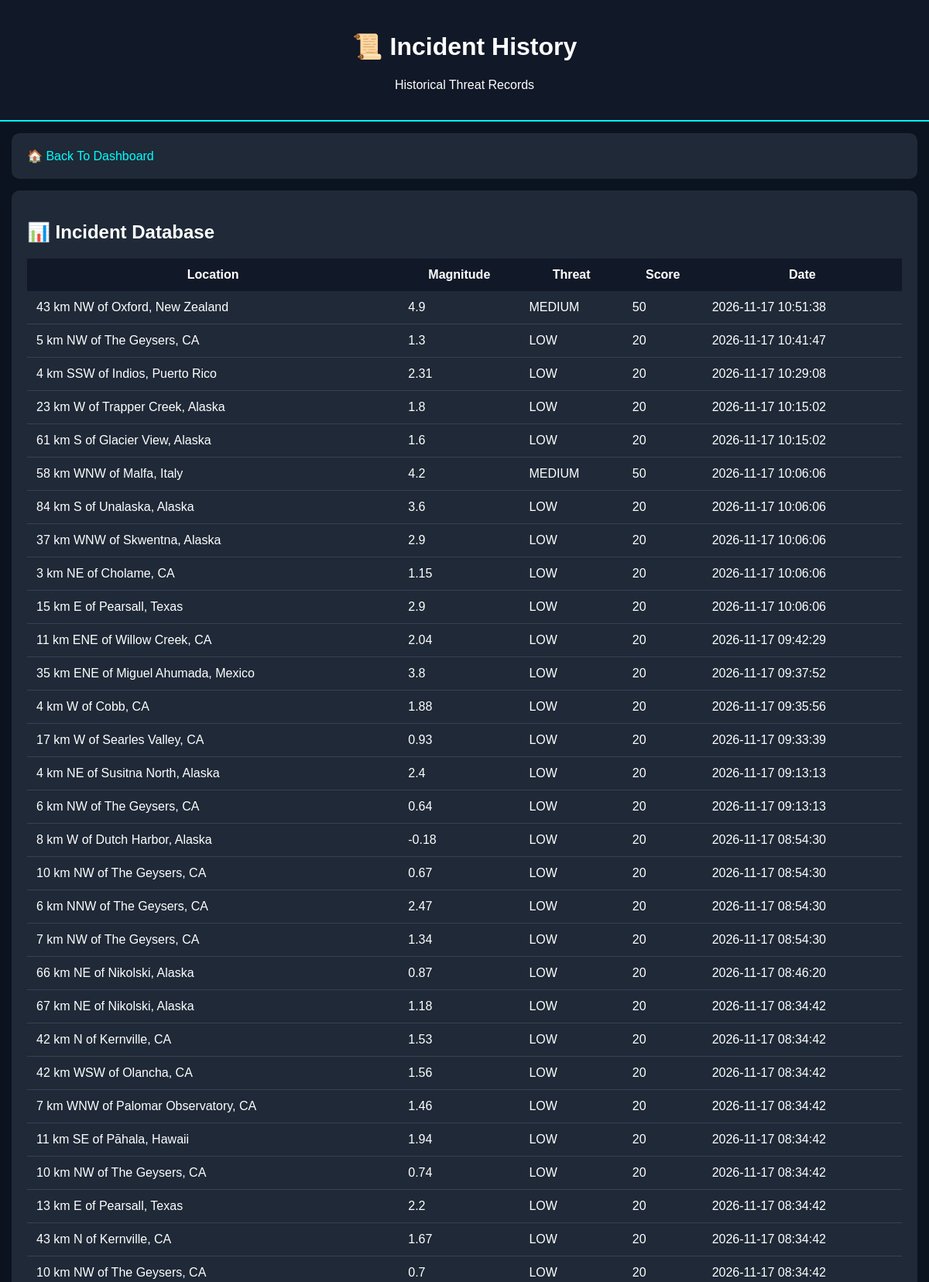
Page /history (signed in, upper part) on the committed database.
### tables this page shows
CREATE TABLE incidents (

        id INTEGER PRIMARY KEY AUTOINCREMENT,

        event_id TEXT UNIQUE,

        place TEXT,

        magnitude REAL,

        latitude REAL,

        longitude REAL,

        risk TEXT,

        threat_level TEXT,

        threat_score INTEGER,

        created_at TIMESTAMP DEFAULT CURRENT_TIMESTAMP

    , source TEXT DEFAULT 'USGS');

### app.py (the view)
@app.route("/history")
def history():
    if session.get("role") != "admin":
        return redirect("/")
    conn = sqlite3.connect("praharix.db")
    cur = conn.cursor()
    cur.execute("""
        SELECT place, magnitude, threat_level, threat_score, created_at
        FROM incidents
        ORDER BY id DESC
        LIMIT 100
    """)
    incidents = cur.fetchall()
    conn.close()
    return render_template("history.html", incidents=incidents)

### app.py (called while the page is built)
@app.after_request
def add_security_headers(response):
    response.headers["X-Frame-Options"] = "SAMEORIGIN"
    return response

@app.before_request
def ensure_session():
    if "role" not in session:
        session["role"] = "public"

### templates/history.html (shortened to what this page needs)
<!DOCTYPE html>
<html>
<head>
</head>
<body>
<div class="header">
<h1>
📜 Incident History
</h1>
<p>
Historical Threat Records
</p>
</div>
<div class="card">
<a href="/">
🏠 Back To Dashboard
</a>
</div>
<div class="card">
<h2>
📊 Incident Database
</h2>
<table>
<tr>
<th>Location</th>
<th>Magnitude</th>
<th>Threat</th>
<th>Score</th>
<th>Date</th>
</tr>
{% for row in incidents %}
<tr>
<td>{{row[0]}}</td>
<td>{{row[1]}}</td>
<td>{{row[2]}}</td>
<td>{{row[3]}}</td>
<td>{{row[4]}}</td>
</tr>
{% endfor %}
</table>
</div>
</body>
</html>

### templates/history.html (style rules this page uses)
body { background:#0b1220; color:white; font-family:Arial; margin:0; padding:0; }
.header { background:#111827; padding:20px; text-align:center; border-bottom:2px solid cyan; }
.card { background:#1f2937; padding:20px; margin:15px; border-radius:10px; }
table { width:100%; border-collapse:collapse; }
th { background:#111827; padding:12px; }
td { padding:12px; border-bottom:1px solid #374151; }
a { color:cyan; text-decoration:none; }

### rows in the picture
incidents: place "43 km NW of Oxford, New Zealand", magnitude "4.9", threat_level "MEDIUM", threat_score "50", created_at "2026-11-17 10:51:38"
incidents: place "5 km NW of The Geysers, CA", magnitude "1.3", threat_level "LOW", threat_score "20", created_at "2026-11-17 10:41:47"
incidents: place "4 km SSW of Indios, Puerto Rico", magnitude "2.31", threat_level "LOW", threat_score "20", created_at "2026-11-17 10:29:08"
incidents: place "23 km W of Trapper Creek, Alaska", magnitude "1.8", threat_level "LOW", threat_score "20", created_at "2026-11-17 10:15:02"
incidents: place "61 km S of Glacier View, Alaska", magnitude "1.6", threat_level "LOW", threat_score "20", created_at "2026-11-17 10:15:02"
incidents: place "58 km WNW of Malfa, Italy", magnitude "4.2", threat_level "MEDIUM", threat_score "50", created_at "2026-11-17 10:06:06"
incidents: place "84 km S of Unalaska, Alaska", magnitude "3.6", threat_level "LOW", threat_score "20", created_at "2026-11-17 10:06:06"
incidents: place "37 km WNW of Skwentna, Alaska", magnitude "2.9", threat_level "LOW", threat_score "20", created_at "2026-11-17 10:06:06"
incidents: place "3 km NE of Cholame, CA", magnitude "1.15", threat_level "LOW", threat_score "20", created_at "2026-11-17 10:06:06"
incidents: place "15 km E of Pearsall, Texas", magnitude "2.9", threat_level "LOW", threat_score "20", created_at "2026-11-17 10:06:06"
incidents: place "11 km ENE of Willow Creek, CA", magnitude "2.04", threat_level "LOW", threat_score "20", created_at "2026-11-17 09:42:29"
incidents: place "35 km ENE of Miguel Ahumada, Mexico", magnitude "3.8", threat_level "LOW", threat_score "20", created_at "2026-11-17 09:37:52"
incidents: place "4 km W of Cobb, CA", magnitude "1.88", threat_level "LOW", threat_score "20", created_at "2026-11-17 09:35:56"
incidents: place "17 km W of Searles Valley, CA", magnitude "0.93", threat_level "LOW", threat_score "20", created_at "2026-11-17 09:33:39"
incidents: place "4 km NE of Susitna North, Alaska", magnitude "2.4", threat_level "LOW", threat_score "20", created_at "2026-11-17 09:13:13"
incidents: place "6 km NW of The Geysers, CA", magnitude "0.64", threat_level "LOW", threat_score "20", created_at "2026-11-17 09:13:13"
incidents: place "8 km W of Dutch Harbor, Alaska", magnitude "-0.18", threat_level "LOW", threat_score "20", created_at "2026-11-17 08:54:30"
incidents: place "10 km NW of The Geysers, CA", magnitude "0.67", threat_level "LOW", threat_score "20", created_at "2026-11-17 08:54:30"
incidents: place "6 km NNW of The Geysers, CA", magnitude "2.47", threat_level "LOW", threat_score "20", created_at "2026-11-17 08:54:30"
incidents: place "7 km NW of The Geysers, CA", magnitude "1.34", threat_level "LOW", threat_score "20", created_at "2026-11-17 08:54:30"
incidents: place "66 km NE of Nikolski, Alaska", magnitude "0.87", threat_level "LOW", threat_score "20", created_at "2026-11-17 08:46:20"
incidents: place "67 km NE of Nikolski, Alaska", magnitude "1.18", threat_level "LOW", threat_score "20", created_at "2026-11-17 08:34:42"
incidents: place "42 km N of Kernville, CA", magnitude "1.53", threat_level "LOW", threat_score "20", created_at "2026-11-17 08:34:42"
incidents: place "42 km WSW of Olancha, CA", magnitude "1.56", threat_level "LOW", threat_score "20", created_at "2026-11-17 08:34:42"
incidents: place "7 km WNW of Palomar Observatory, CA", magnitude "1.46", threat_level "LOW", threat_score "20", created_at "2026-11-17 08:34:42"
incidents: place "11 km SE of Pāhala, Hawaii", magnitude "1.94", threat_level "LOW", threat_score "20", created_at "2026-11-17 08:34:42"
incidents: place "10 km NW of The Geysers, CA", magnitude "0.74", threat_level "LOW", threat_score "20", created_at "2026-11-17 08:34:42"
incidents: place "13 km E of Pearsall, Texas", magnitude "2.2", threat_level "LOW", threat_score "20", created_at "2026-11-17 08:34:42"
incidents: place "43 km N of Kernville, CA", magnitude "1.67", threat_level "LOW", threat_score "20", created_at "2026-11-17 08:34:42"
incidents: place "10 km NW of The Geysers, CA", magnitude "0.7", threat_level "LOW", threat_score "20", created_at "2026-11-17 08:34:42"
